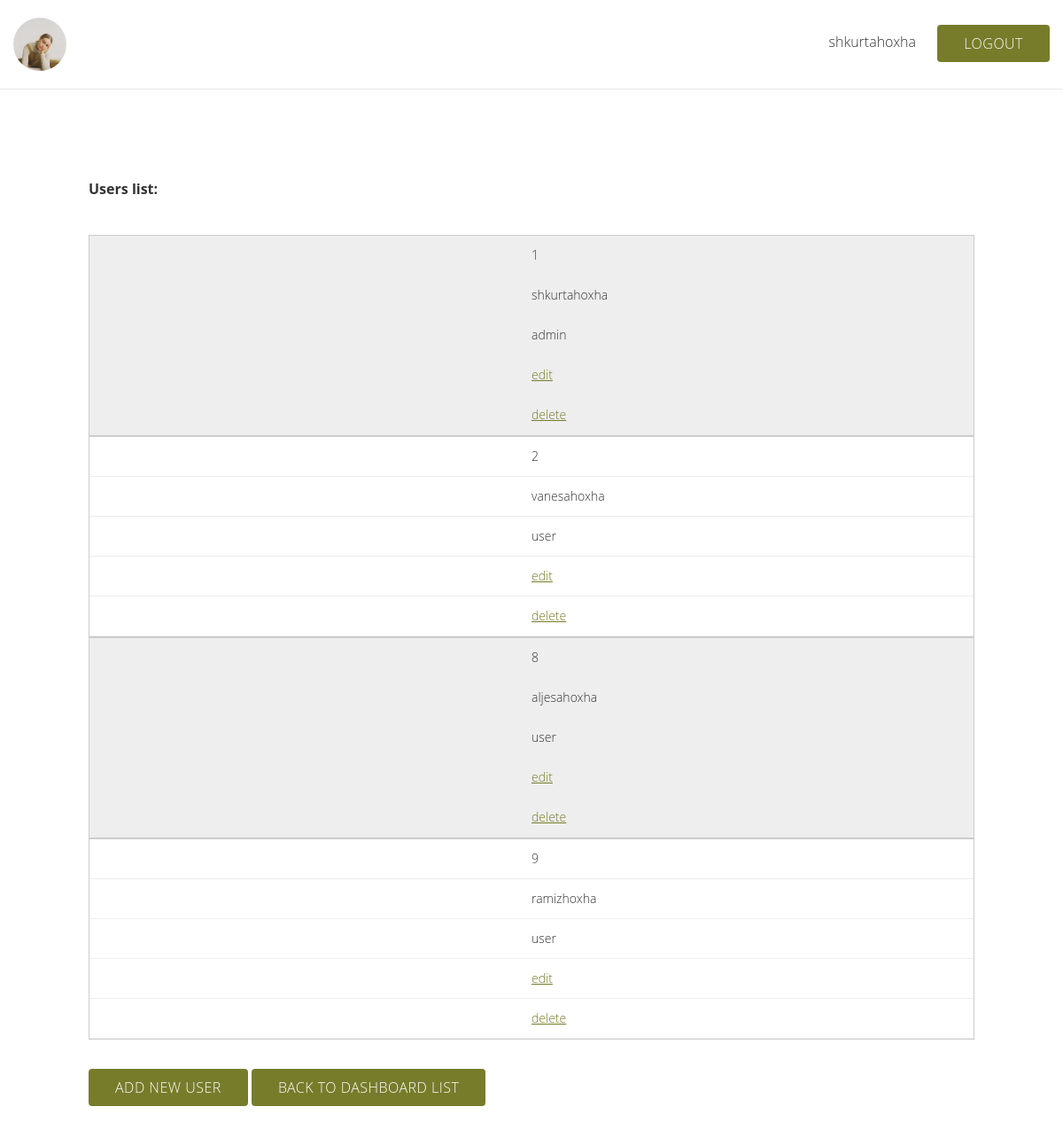
The app's page /users-list.php (signed in) with its own data.
### tables this page shows
CREATE TABLE `users` (
  `id` int(11) NOT NULL,
  `username` varchar(50) NOT NULL,
  `password` varchar(255) NOT NULL,
  `role` enum('user','admin') NOT NULL,
  `created_at` datetime DEFAULT CURRENT_TIMESTAMP
);

### db/Dbconnect.php (called while the page is built)
<?php
class Dbconnect
{
    private $_localhost = 'localhost';
    private $_user = 'root';
    private $_password = '';
    private $_dbname = 'photography';
    protected $connection;
    public function __construct()
    {
        if (!isset($this->connection)) {
            $this->connection = new mysqli($this->_localhost, $this->_user, $this->_password, $this->_dbname);
        }
        return $this->connection;
    }
}

### Crud.php (called while the page is built, shortened)
<?php
include_once('db/Dbconnect.php');
class Crud extends Dbconnect
{
    public function selectalldata($table)
    {
        $select = "SELECT * FROM $table";
        $select1 = $this->connection->query($select);
        return $select1;
    }
}
?>

### users-list.php (the view, shortened to what this page needs)
<?php
include("layout/header.php");
include_once("Crud.php");
if (isset($_SESSION['username']) && isset($_SESSION['id'])) { ?>
<nav>
    <?php if ($_SESSION['role'] == 'admin') { ?>
    <div class="admin-top-header flex custom-justify">
        <figure class="admin-logo">
            <img src="assets/images/general/Shkurta-Photographer.jpg" alt="" title="">
        </figure>
        <div class="dashboard-btns">
            <?= $_SESSION['username'] ?>
            <a href="logout.php" class="btn">Logout</a>
        </div>
    </div>
    <div class="tabset">
        <h4>Users list:</h4>
        <table class="table table-striped">
            <tbody>
            <?php
            $crud= new crud();
            $result = $crud->selectalldata("users");
            while($data = mysqli_fetch_array($result))
            {
                ?>
                <tr>
                    <td><?php echo $data['id']; ?></td>
                    <td><?php echo $data['username']; ?></td>
                    <td><?php echo $data['role']; ?></td>
                    <td><a href="edit-users.php?editid=<?php echo $data['id'];?>">edit</td>
                    <td><a href="users-list.php?delid=<?php echo $data['id'];?>" onclick=" return confirm('Do You really want to delete this data')">delete</td>
                </tr>
            <?php } ?>
            </tbody>
        </table>
        <a href="add-users.php" class="btn">Add new user</a>
        <a href="dashboard.php" class="btn">Back to dashboard list</a>
    </div>
    <?php } else { ?>
        <h2>Welcome <?= $_SESSION['username'] ?></h2>
        <a href="logout.php" class="btn btn-dark">Logout</a>
    <?php } ?>
    <?php } else {
        header("Location: index.php");
    } ?>
</nav>

### assets/css/style.css (style rules this page uses)
body { margin: 0; font-family: 'Literata', serif; overflow-x: hidden; }
.btn { padding: 10px 30px; vertical-align: middle; background: #767c2a; color: white; text-decoration: none; border-radius: 4px; letter-spacing: 0.5px; transition: 0.3s ease-in; text-transform: uppercase; cursor: pointer; }
.flex { display: flex; justify-content: center; }
table { width: 750px; border-collapse: collapse; margin: 40px 0; }
tr:nth-of-type(odd) { background: #eee; }
td, th { padding: 10px; border: 1px solid #ccc; text-align: left; font-size: 16px; }
td { font-size: 14px; }
td a { color: #767c2a; }
@media only screen and (max-width: 760px),
(min-device-width: 768px) and (max-device-width: 1024px) { table { width: 100%; } }
@media only screen and (max-width: 760px),
(min-device-width: 768px) and (max-device-width: 1024px) { table, thead, tbody, th, td, tr { display: block; } }
@media only screen and (max-width: 760px),
(min-device-width: 768px) and (max-device-width: 1024px) { tr { border: 1px solid #ccc; } }
@media only screen and (max-width: 760px),
(min-device-width: 768px) and (max-device-width: 1024px) { td { border: none; border-bottom: 1px solid #eee; position: relative; padding-left: 50%; } }
@media only screen and (max-width: 760px),
(min-device-width: 768px) and (max-device-width: 1024px) { td:before { position: absolute; top: 6px; left: 6px; width: 45%; padding-right: 10px; white-space: nowrap; content: attr(data-column); color: #000; font-weight: bold; } }
body { font: 16px/1.5em "Overpass", "Open Sans", Helvetica, sans-serif; color: #333; font-weight: 300; }
.tabset { margin: 100px; }
.admin-logo { width: 60px; height: 60px; border-radius: 50%; margin: 0; }
.admin-logo img { width: 100%; height: 100%; object-fit: cover; border-radius: 50%; }
.admin-top-header { border-bottom: 1px solid #e7e7e7; padding: 20px 15px; }
.custom-justify { justify-content: space-between; }
.dashboard-btns { margin-top: 15px; }
.dashboard-btns .btn { margin-left: 20px; }

### records on screen
users: id "1", username "shkurtahoxha", role "admin"
users: id "2", username "vanesahoxha", role "user"
users: id "8", username "aljesahoxha", role "user"
users: id "9", username "ramizhoxha", role "user"

### other values on screen
$_SESSION['username'] "shkurtahoxha"
